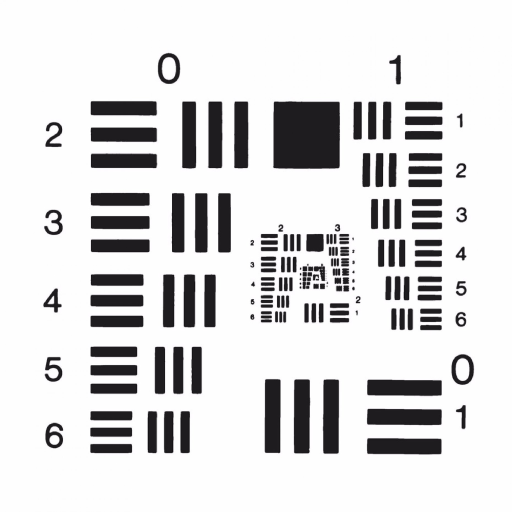
#> input picture USAFFULL-1.bmp, 1024 x 1024 px (shown at 1/2 size)
$ python RSD_Non_approx.py
#> lines starting #> are read from the running program, lines starting #| are printed output that depends on the picture
'''
Code developed by Tomás Vélez Acosta
'''

from math import pi
import numpy as np
from matplotlib import pyplot as plt
import plotly.express as px
from plotly.subplots import make_subplots
from PIL import Image
import time

# [70 lines left out: functions rect2D, circ2D, imageShow, amplitude, intensity, not called in this run]

def phase(inp):
    out = np.angle(inp)+np.pi
    return(out)

# [157 lines left out: functions ploty, ishow, RS1_Free, angularSpectrum, ploty2, ploty3, not called in this run]

# Light source
wavelength = 4.11e-07 # Wavelength of the illumination Source [m]
k = 2*pi/wavelength # Wave number of the ilumination source [rad/m]
Cam_Width = 1e-3
L = 30e-3
z_micro = 20e-3
prop_z = L-z_micro
Magn = L/z_micro
Sample_Width = Cam_Width/Magn
#-------------------Sampling Parameters for simulation----------------------------
signal_size = 128
output_size = 324

dx = dy = Cam_Width/(Magn*signal_size)
dx_out = (wavelength/2)*(np.sqrt(Sample_Width**2 * (1+Magn**2)+prop_z**2)/(Sample_Width*(1+Magn)))
# dx_out = dy_out = Width/output_size
print('dx',dx*1e6,' um')
print('dx_out',dx_out*1e6,' um')


#Simulation Control variables
L = 100e-3
output_z = 15e-3   # Z Component of the observation screen coordinates in m


x_inp_lim = dx*int(signal_size/2)
y_inp_lim = dy*int(signal_size/2)


#---------------------------Choosing the image to diffract----------------------------
# im = Aperture.copy()
im = Image.open(r"USAFFULL-1.bmp").convert('L')
# [5 lines of commented-out code are left out]
im = im.resize((signal_size,signal_size))
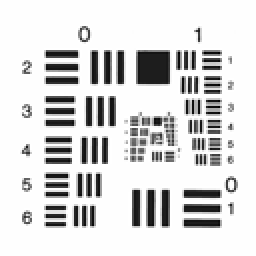
#> im: PIL image 128x128 L (shown 2 times larger); min 1, max 255, mean 216.7
im = np.asarray(im)/255
#> im: shape (128, 128) float64
# im = 1-im # This line inverts 1 to 0 and visceversa to have illumination in the back


#--------------------------- Illumination calculation -----------------------------
M,N = np.shape(im)
#> M = 128; N = 128
x_cord = np.linspace(-x_inp_lim , x_inp_lim , num = N)
#> x_cord = 128 values from -0.000333 to 0.000333
y_cord = np.linspace(-y_inp_lim , y_inp_lim , num = M)
#> y_cord = 128 values from -0.000333 to 0.000333
[X_inp,Y_inp] = np.meshgrid(x_cord,y_cord)
Rinp = np.sqrt(np.power(X_inp,2)+np.power(Y_inp,2) + (100e-2)**2)
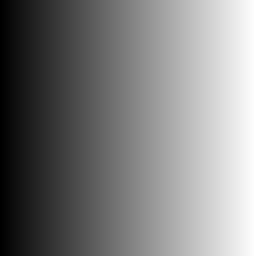
#> X_inp: shape (128, 128) float64 (shown 2 times larger); min -0.000333, max 0.000333, mean 1.69e-20; drawn with min black and max white
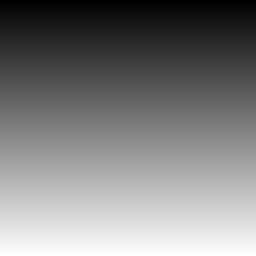
#> Y_inp: shape (128, 128) float64 (shown 2 times larger); min -0.000333, max 0.000333, mean 5.42e-20; drawn with min black and max white
# ill = np.exp(1j*im)
ill = np.ones_like(im,dtype='complex') * np.exp(1j*k*Rinp)/Rinp
ill = np.ones_like(im,dtype='complex')


U1 = im.copy() * ill


output_size = (output_size,output_size)

start = time.time()
#> (the run stopped early here; a loop or call above may not have finished)
